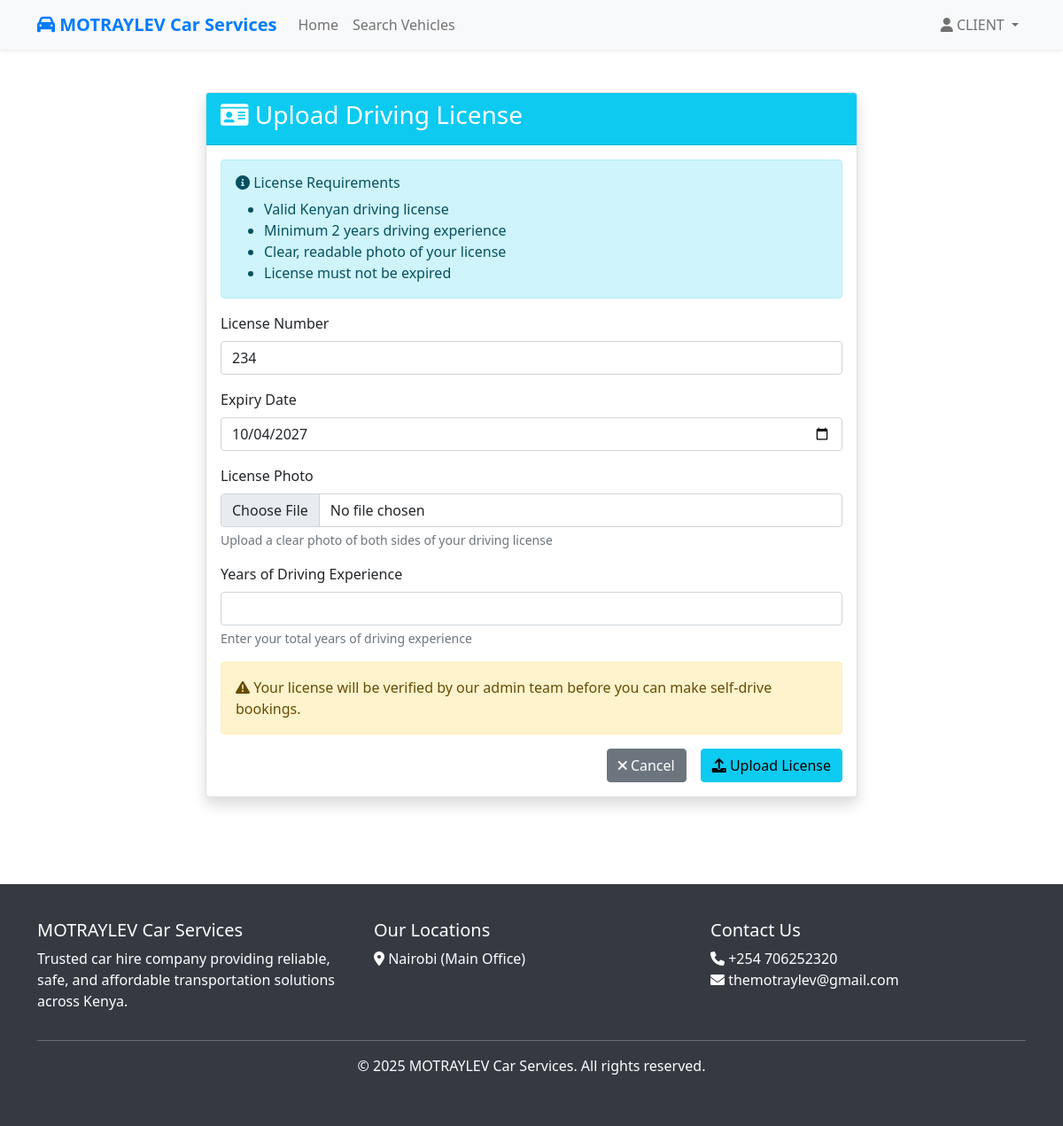
Page /upload-license/ (signed in) on the committed database.
### carhire/models.py (models this page shows, shortened)
class User(AbstractUser):
    USER_TYPES = (
        ('client', 'Client'),
        ('owner', 'Vehicle Owner'),
        ('admin', 'Admin'),
    )
    user_type = models.CharField(max_length=10, choices=USER_TYPES, default='client')
    phone_number = models.CharField(max_length=15, blank=True)
    location = models.CharField(max_length=100, blank=True)
    driving_license_number = models.CharField(max_length=50, blank=True)
    license_expiry_date = models.DateField(null=True, blank=True)
    years_of_experience = models.IntegerField(null=True, blank=True)
    class Meta:
        db_table = 'carhire_user'

class DrivingLicense(models.Model):
    VERIFICATION_STATUS_CHOICES = (
        ('pending', 'Pending Verification'),
        ('verified', 'Verified'),
        ('rejected', 'Rejected'),
    )
    user = models.OneToOneField(User, on_delete=models.CASCADE, related_name='license')
    license_number = models.CharField(max_length=50)
    expiry_date = models.DateField()
    license_image = models.ImageField(upload_to='licenses/')
    is_verified = models.BooleanField(default=False)
    verification_status = models.CharField(max_length=10, choices=VERIFICATION_STATUS_CHOICES, default='pending')
    admin_notes = models.TextField(blank=True, help_text="Admin notes for verification/rejection")
    verified_by = models.ForeignKey(User, on_delete=models.SET_NULL, null=True, blank=True, related_name='verified_licenses')
    verified_at = models.DateTimeField(null=True, blank=True)
    uploaded_at = models.DateTimeField(auto_now_add=True)

### carhire/views.py (the view, shortened to what this page needs)
# urls.py: path('upload-license/', views.upload_license, name='upload_license'),
@login_required
def upload_license(request):
    if request.user.user_type != 'client':
        return redirect('dashboard')
    try:
        license_obj = request.user.license
        form = DrivingLicenseForm(instance=license_obj)
    except DrivingLicense.DoesNotExist:
        form = DrivingLicenseForm()
    return render(request, 'carhire/upload_license.html', {'form': form})

### carhire/forms.py
class DrivingLicenseForm(forms.ModelForm):
    class Meta:
        model = DrivingLicense
        fields = ['license_number', 'expiry_date', 'license_image']
        widgets = {
            'license_number': forms.TextInput(attrs={'class': 'form-control'}),
            'expiry_date': forms.DateInput(attrs={'class': 'form-control', 'type': 'date'}),
            'license_image': forms.FileInput(attrs={'class': 'form-control'}),
        }

### templates/carhire/upload_license.html (shortened to what this page needs)
{% extends 'base.html' %}
{% block content %}
<div class="container py-5">
    <div class="row justify-content-center">
        <div class="col-lg-8">
            <div class="card shadow">
                <div class="card-header bg-info text-white">
                    <h3><i class="fas fa-id-card"></i> Upload Driving License</h3>
                </div>
                <div class="card-body">
                    <div class="alert alert-info">
                        <h6><i class="fas fa-info-circle"></i> License Requirements</h6>
                        <ul class="mb-0">
                            <li>Valid Kenyan driving license</li>
                            <li>Minimum 2 years driving experience</li>
                            <li>Clear, readable photo of your license</li>
                            <li>License must not be expired</li>
                        </ul>
                    </div>
                    <form method="post" enctype="multipart/form-data">
                        <div class="mb-3">
                            <label for="{{ form.license_number.id_for_label }}" class="form-label">License Number</label>
                            {{ form.license_number }}
                        </div>
                        <div class="mb-3">
                            <label for="{{ form.expiry_date.id_for_label }}" class="form-label">Expiry Date</label>
                            {{ form.expiry_date }}
                        </div>
                        <div class="mb-3">
                            <label for="{{ form.license_image.id_for_label }}" class="form-label">License Photo</label>
                            {{ form.license_image }}
                            <div class="form-text">Upload a clear photo of both sides of your driving license</div>
                        </div>
                        <div class="mb-3">
                            <label for="years_experience" class="form-label">Years of Driving Experience</label>
                            <input type="number" class="form-control" id="years_experience" name="years_experience"
                                   value="{{ user.years_of_experience|default:'' }}" min="0" max="50">
                            <div class="form-text">Enter your total years of driving experience</div>
                        </div>
                        <div class="alert alert-warning">
                            <i class="fas fa-exclamation-triangle"></i>
                            Your license will be verified by our admin team before you can make self-drive bookings.
                        </div>
                        <div class="d-grid gap-2 d-md-flex justify-content-md-end">
                            <a href="{% url 'dashboard' %}" class="btn btn-secondary me-md-2">
                                <i class="fas fa-times"></i> Cancel
                            </a>
                            <button type="submit" class="btn btn-info">
                                <i class="fas fa-upload"></i> Upload License
                            </button>
                        </div>
                    </form>
                </div>
            </div>
        </div>
    </div>
</div>
{% endblock %}

### templates/base.html (shortened to what this page needs)
<!DOCTYPE html>
<html lang="en">
<head>
    <link href="https://cdn.jsdelivr.net/npm/bootstrap@5.1.3/dist/css/bootstrap.min.css" rel="stylesheet">
    <link href="https://cdnjs.cloudflare.com/ajax/libs/font-awesome/6.0.0/css/all.min.css" rel="stylesheet">
</head>
<body>
    <nav class="navbar navbar-expand-lg navbar-light bg-light shadow-sm">
        <div class="container">
            <a class="navbar-brand" href="{% url 'home' %}">
                <i class="fas fa-car"></i> MOTRAYLEV Car Services
            </a>
            <div class="collapse navbar-collapse" id="navbarNav">
                <ul class="navbar-nav me-auto">
                    <li class="nav-item">
                        <a class="nav-link" href="{% url 'home' %}">Home</a>
                    </li>
                    <li class="nav-item">
                        <a class="nav-link" href="{% url 'search_vehicles' %}">Search Vehicles</a>
                    </li>
                </ul>
                <ul class="navbar-nav">
                    {% if user.is_authenticated %}
                        <li class="nav-item dropdown">
                            <a class="nav-link dropdown-toggle" href="#" id="navbarDropdown" role="button" data-bs-toggle="dropdown">
                                <i class="fas fa-user"></i> {{ user.username }}
                            </a>
                        </li>
                    {% endif %}
                </ul>
            </div>
        </div>
    </nav>
    <main>
        {% block content %}
        {% endblock %}
    </main>
    <footer class="footer">
        <div class="container">
            <div class="row">
                <div class="col-md-4">
                    <h5>MOTRAYLEV Car Services</h5>
                    <p>Trusted car hire company providing reliable, safe, and affordable transportation solutions across Kenya.</p>
                </div>
                <div class="col-md-4">
                    <h5>Our Locations</h5>
                    <ul class="list-unstyled">
                        <li><i class="fas fa-map-marker-alt"></i> Nairobi (Main Office)</li>
                    </ul>
                </div>
                <div class="col-md-4">
                    <h5>Contact Us</h5>
                    <ul class="list-unstyled">
                        <li><i class="fas fa-phone"></i> +254 706252320</li>
                        <li><i class="fas fa-envelope"></i> themotraylev@gmail.com</li>
                    </ul>
                </div>
            </div>
            <hr>
            <div class="text-center">
                <p>&copy; 2025 MOTRAYLEV Car Services. All rights reserved.</p>
            </div>
        </div>
    </footer>
</body>
</html>

### templates/base.html (style rules this page uses)
.navbar-brand { font-weight: bold; color: #007bff !important; }
.footer { background-color: #343a40; color: white; padding: 40px 0; margin-top: 50px; }

### rows in the picture
User: username "CLIENT"
DrivingLicense: license_number "234", expiry_date "10/04/2027"
